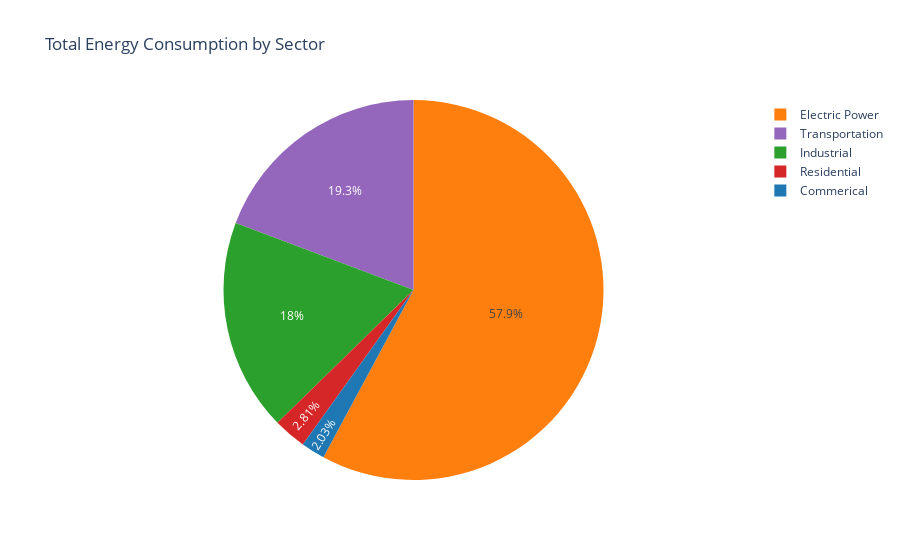

Write notebook code for a chart like this one.
### Code cell
# Now, let's create a new column that sums up all energy types to represent the total energy consumed.
# This will allow us to analyze the overall energy consumption across sectors.

# Summing up the energy types to create a total energy column
df['Total_Energy'] = df[cols].sum(axis=1)

# Grouping the data by sector and summing the total energy for each sector
df_sectors = df.groupby('Sector')['Total_Energy'].sum().reset_index()

# Creating a pie chart to visualize the proportion of total energy consumption by sector
fig = px.pie(df_sectors, names='Sector', values='Total_Energy', color='Sector',
             color_discrete_sequence=colors, title='Total Energy Consumption by Sector')

# Display the interactive pie chart
fig.show()

### Figure 1 — Plotly figure (JSON) as saved in the notebook; plotly's stock layout.template omitted (floating-point values rounded to 4 significant figures)
{"data": [{"customdata": [["Commerical"], ["Electric Power"], ["Industrial"], ["Residential"], ["Transportation"]], "domain": {"x": [0, 1], "y": [0, 1]}, "hovertemplate": "Sector=%{customdata[0]}<br>Total_Energy=%{value}<extra></extra>", "labels": ["Commerical", "Electric Power", "Industrial", "Residential", "Transportation"], "legendgroup": "", "marker": {"colors": ["#1f77b4", "#ff7f0e", "#2ca02c", "#d62728", "#9467bd"]}, "name": "", "showlegend": true, "type": "pie", "values": [2626.0, 74940.0, 23350.0, 3633.0, 24960.0]}], "layout": {"legend": {"tracegroupgap": 0}, "piecolorway": ["#1f77b4", "#ff7f0e", "#2ca02c", "#d62728", "#9467bd"], "title": {"text": "Total Energy Consumption by Sector"}}}
